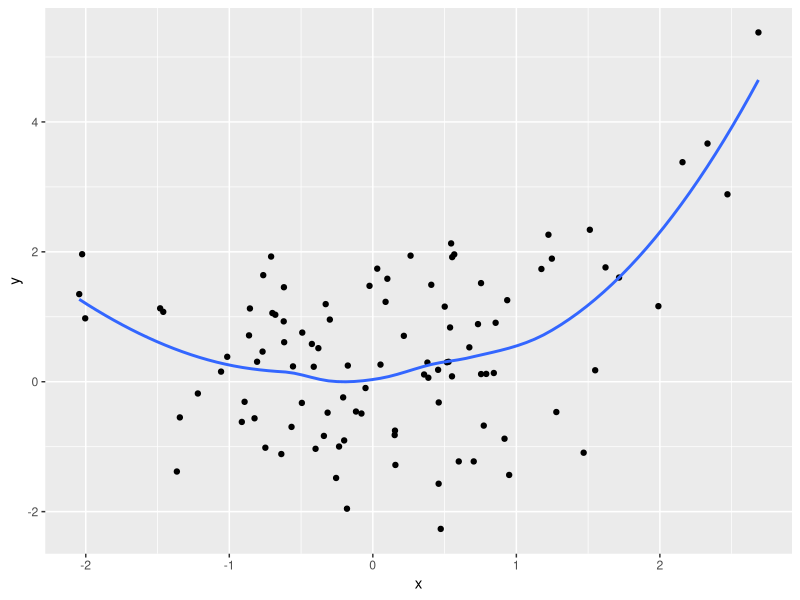

Generate this figure with R:
library(dplyr)
library(ggplot2)
df = data_frame(x = rnorm(100)) %>% 
  mutate(y = 0.2* x + x^2 * 0.5 + rnorm(100))
g = df %>% 
  ggplot(aes(x, y)) +
  geom_point() + 
  geom_smooth(se = FALSE)
png("quickplot.png")
g
dev.off()
